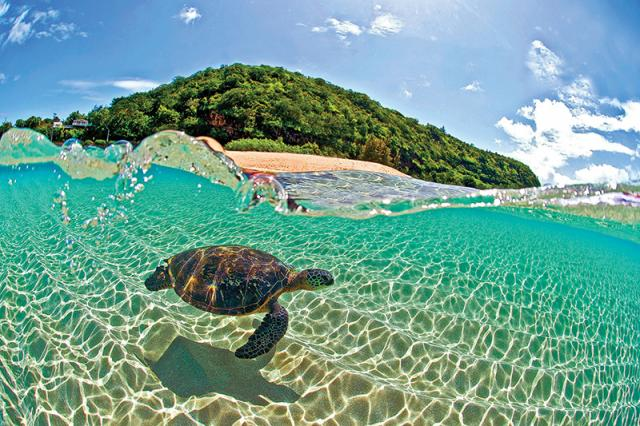
#> input picture pillow_module_usage/hawai.jpg, 640 x 426 px
$ python pillow.py
#> lines starting #> are read from the running program, lines starting #| are printed output that depends on the picture
# pillow tutorial https://pillow.readthedocs.io/en/4.2.x/handbook/tutorial.html
from PIL import Image, ImageFilter
image = Image.open("hawai.jpg")
#> image is the input picture: PIL image 640x426 RGB; mean R, G, B 112.3, 160.5, 148.8
#image.show()
image.save("hawai2.jpg")
image.rotate(180).save("hawai3.jpg")
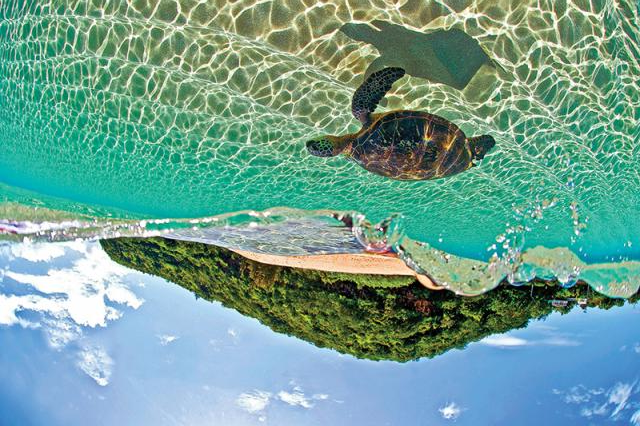
#> saved as hawai3.jpg: PIL image 640x426 RGB; mean R, G, B 112.3, 160.5, 148.8
image.rotate(90).save("hawai4.jpg")
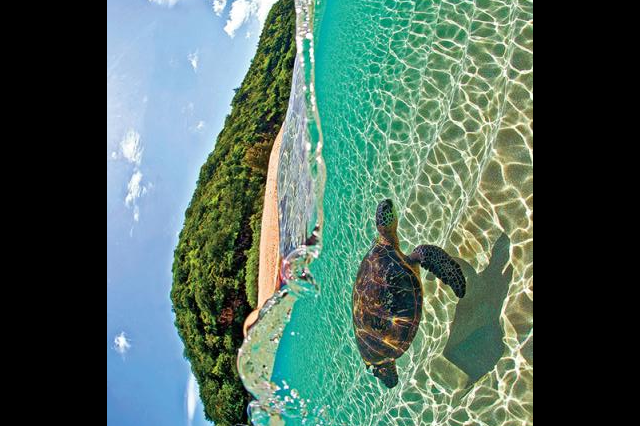
#> saved as hawai4.jpg: PIL image 640x426 RGB; mean R, G, B 76.5, 102.9, 92.2
image.convert(mode="L").save("hawai5.jpg")
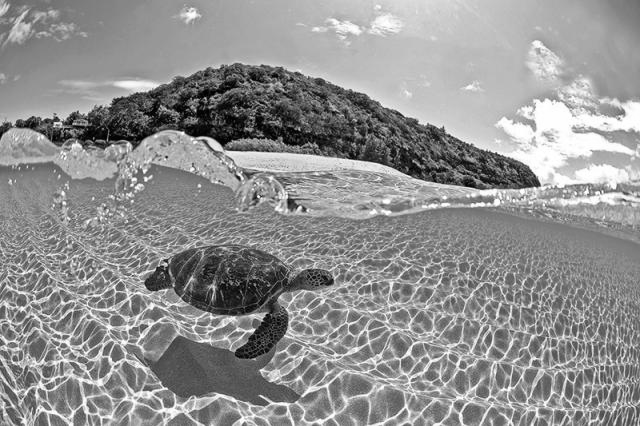
#> saved as hawai5.jpg: PIL image 640x426 L; min 0, max 255, mean 144.8
degistir = (960,600)
image.thumbnail(degistir)
image.save("hawai6.jpg")
image.filter(ImageFilter.GaussianBlur(5)).save("hawai7.jpg")
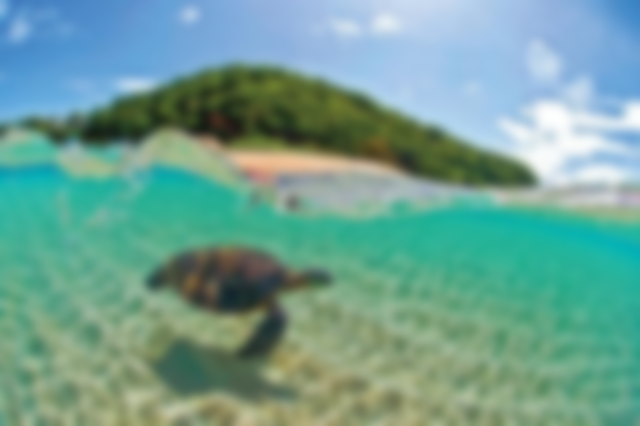
#> saved as hawai7.jpg: PIL image 640x426 RGB; mean R, G, B 112.3, 160.5, 148.8
kırpılacak_alan = (523,9,548,162)
image2=Image.open("city.jpg")
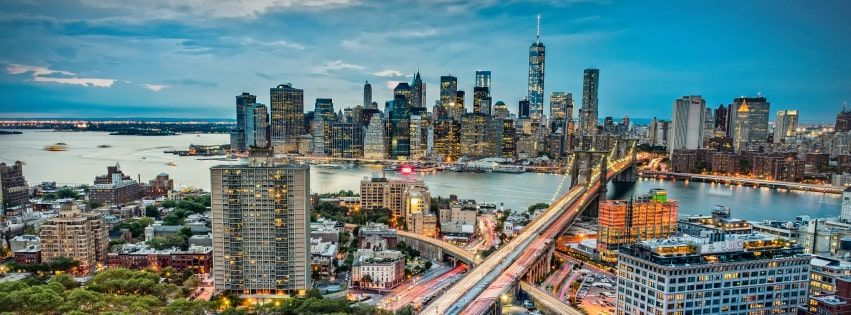
#> input picture pillow_module_usage/city.jpg, 851 x 315 px
#> image2 is the input picture: PIL image 851x315 RGB; mean R, G, B 99.1, 125.7, 129.4
image2.crop(kırpılacak_alan).save("building.jpg")
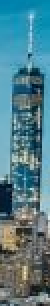
#> saved as building.jpg: PIL image 25x153 RGB (shown 2 times larger); mean R, G, B 81.6, 125.5, 137.1
